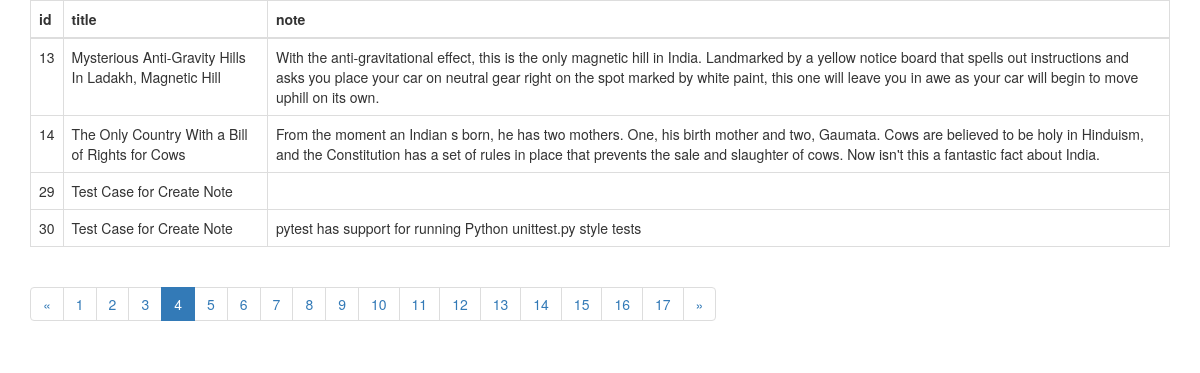
Page /note/pagination/?page=4 on the committed database.
### fundoonotes/models.py (models this page shows, shortened)
class Note(models.Model):
    user = models.ForeignKey(Fundoo, on_delete=models.CASCADE, related_name='user', null=True)
    title = models.CharField(max_length=999, blank=True)
    note = models.CharField(max_length=2999)
    label = models.ManyToManyField(Label, related_name='label', blank=True)
    collaborator = models.ManyToManyField(Fundoo, related_name='collaborator', blank=True)
    image = models.ImageField(blank=True, null=True, upload_to='media')
    reminder = models.DateTimeField(blank=True, null=True)
    color = models.CharField(blank=True, null=True, max_length=10)
    is_archive = models.BooleanField("is_archive", default=False)
    is_trashed = models.BooleanField("is_trashed", default=False)
    is_pin = models.BooleanField("is_pin", default=False)

### fundoonotes/views.py (the view)
# urls.py: path('note/pagination/', views.PaginationForNotes.as_view(), name='pagination'),
class PaginationForNotes(GenericAPIView):
    def get(self, request, *args, **kwargs):
        try:
            note_list = Note.objects.all()
            paginator = Paginator(note_list, 4)
            page = request.GET.get('page', 1)
            notes = paginator.page(page)
        except PageNotAnInteger:
            notes = paginator.page(1)
        except EmptyPage:
            notes = paginator.page(paginator.num_pages)
        except Exception as e:
            logger.error("Something went wrong" + str(e))
            smd = SMD_Response()
            return HttpResponse(smd, status=status.HTTP_400_BAD_REQUEST)
        return render(request, 'fundoonotes/pagination.html', {'notes': notes})

### templates/fundoonotes/pagination.html (shortened to what this page needs)
<!DOCTYPE html>
<html lang="en">
<head>
    <link rel="stylesheet" href="https://maxcdn.bootstrapcdn.com/bootstrap/3.4.0/css/bootstrap.min.css">
</head>
<body>
<div class="container">
<table class="table table-bordered">
  <thead>
    <tr>
      <th>id</th>
      <th>title</th>
      <th>note</th>
    </tr>
  </thead>
  <tbody>
    {% for note in notes %}
      <tr>
        <td>{{ note.id }}</td>
        <td>{{ note.title }}</td>
        <td>{{ note.note }}</td>
      </tr>
    {% endfor %}
  </tbody>
</table>
{% if notes.has_other_pages %}
  <ul class="pagination">
    {% if notes.has_previous %}
      <li><a href="?page={{ notes.previous_page_number }}">&laquo;</a></li>
    {% else %}
      <li class="disabled"><span>&laquo;</span></li>
    {% endif %}
    {% for i in notes.paginator.page_range %}
      {% if notes.number == i %}
        <li class="active"><span>{{ i }} <span class="sr-only">(current)</span></span></li>
      {% else %}
        <li><a href="?page={{ i }}">{{ i }}</a></li>
      {% endif %}
    {% endfor %}
    {% if notes.has_next %}
      <li><a href="?page={{ notes.next_page_number }}">&raquo;</a></li>
    {% else %}
      <li class="disabled"><span>&raquo;</span></li>
    {% endif %}
  </ul>
{% endif %}
</div>
</body>
</html>

### rows in the picture
Note: id "13", title "Mysterious Anti-Gravity Hills In Ladakh, Magnetic Hill", note "With the anti-gravitational effect, this is the only magnetic hill in India. Landmarked by a yellow notice board that spells out instructions and asks you place your car on neutral gear right on the spot marked by white paint, this one will leave you in awe as your car will begin to move uphill on its own."
Note: id "14", title "The Only Country With a Bill of Rights for Cows", note "From the moment an Indian s born, he has two mothers. One, his birth mother and two, Gaumata. Cows are believed to be holy in Hinduism, and the Constitution has a set of rules in place that prevents the sale and slaughter of cows. Now isn't this a fantastic fact about India."
Note: id "29", title "Test Case for Create Note"
Note: id "30", title "Test Case for Create Note", note "pytest has support for running Python unittest.py style tests"

### other values in the picture
{{ i }} "1" "2" "3" "5" "6" "7" "8" "9" "10" "11" "12" "13" "14" "15" "16" "17"
{{ i }} "4"
